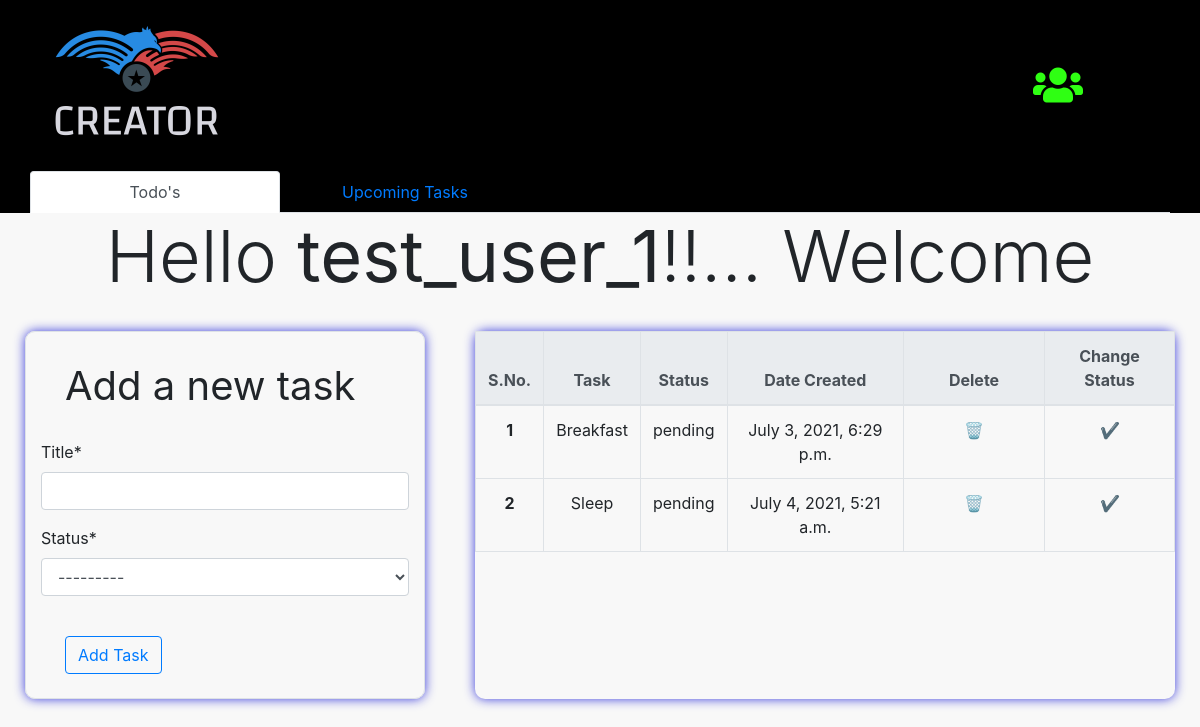
Screenshot of / (signed in) with the database file from the repository.
### home/models.py (models this page shows, shortened)
class Todo(models.Model):
    title = models.CharField(max_length = 1000)
    status = models.CharField(max_length = 10, choices = status_choices)
    user = models.ForeignKey(User, on_delete = models.CASCADE)
    date_created = models.DateTimeField(auto_now_add = True)

### home/views.py (the view, shortened to what this page needs)
# urls.py: path('', Index, name = 'home'),
def Index(request):
    if request.method == 'POST':
        user = request.user
        form = TodoForm(request.POST)
        if form.is_valid():
            todo = form.save(commit = False)
            todo.user = user
            todo.save()
            return redirect('home')
        else:
            return render(request, 'index.html', {'form': form})
    else:
        if request.user.is_authenticated:
            user = request.user
            form = TodoForm()
            todos = Todo.objects.filter(user = user)
            context = {
                'form': form,
                'todos': todos
            }
            return render(request, 'index.html', context)

### home/forms.py
class TodoForm(ModelForm):
    class Meta:
        model = Todo
        fields = ['title', 'status']
        widget = {
            'title': forms.TextInput(attrs = {'class': 'form-control'}),
            'status': forms.TextInput(attrs = {'class': 'form-control'})
        }

### home/templates/index.html (shortened to what this page needs)
{% extends 'base.html' %}
{% load crispy_forms_tags %}
{% block content %}
    {% if user.is_authenticated %}
    <div class = "container-fluid" style = "background-color: #000;">
        <div id = 'tabs' class = "container-fluid text-center" style = "max-width: 1280px;">
          <ul class="nav nav-tabs">
            <li class="nav-item" style = "width: 250px;">
              <a class="nav-link active" aria-current="page" href="/">Todo's</a>
            </li>
            <li class="nav-item" style = "width: 250px;">
              <a class="nav-link" href="{% url 'upcoming' %}">Upcoming  Tasks</a>
            </li>
          </ul>
        </div>
    </div>
    <div class = "container text-center">
        <h1 class = "display-3"> Hello <strong>{{user}}</strong>!!... Welcome </h1>
    </div>
    <div class = "container-fluid">
        <div class = "row">
            <div id = "task" class = "container col-lg-4 border  mt-4 mb-5">
                <form method = "POST">
                    <p class = "m-4" style = "font-size: 40px;"> Add a new task </p>
                    {{form|crispy}}
                    <input type = "submit" class = "btn btn-md btn-outline-primary m-4" value = "Add Task">
                </form>
            </div>
            <div id = "task" class = "container col-lg-7 mt-4 mb-5 p-0">
                {% if todos|length == 0 %}
                    <div class = "container text-center p-5">
                        <br>
                        <br>
                        <br>
                        <br>
                        <h1 class = "alert alert-primary"> No Tasks!!!... </h1>
                    </div>
                {% else %}
                    <table class="table table-bordered">
                        <thead class="thead-light">
                        <tr>
                            <th class = "text-center" scope="col">S.No.</th>
                            <th class = "text-center" scope="col">Task</th>
                            <th class = "text-center" scope="col">Status</th>
                            <th class = "text-center" scope="col">Date Created</th>
                            <th class = "text-center" scope="col">Delete</th>
                            <th class = "text-center" scope="col">Change Status</th>
                        </tr>
                        </thead>
                        <tbody>
                            {% for todo in todos %}
                            <tr>
                                <th class = "text-center" scope="row">{{forloop.counter}}</th>
                                <td class = "text-center">{{todo.title}}</td>
                                <td class = "text-center">{{todo.status}}</td>
                                <td class = "text-center">{{todo.date_created}}</td>
                                <td class = "text-center"><a class = "m-5" href = 'delete_task/{{todo.id}}'> 🗑 </a></td>
                                {% if todo.status == 'pending' %}
                                <td class = "text-center"><a href = "change_status/{{todo.id}}/completed" title = "Mark as complete">✔️</a></td>
                                {% else %}
                                <td class = "text-center"><a href = "change_status/{{todo.id}}/pending" title = "Mark as pending">⏱️</a></td>
                                {% endif %}
                            </tr>
                            {% endfor %}
                        </tbody>
                    </table>
                {% endif %}
            </div>
        </div>
    </div>
    {% else %}
    <div class = "container text-center">
        <h1 class = "display-3"> Hello User!!!... <br> Authenticate yourself first </h1>
    </div>
    {% endif %}
{% endblock %}

### home/templates/base.html (style rules this page uses)
body { background-color: #F8F8F8 !important; }
#task { box-shadow: 0 0 11px rgba(17, 20, 212, 0.822); border-radius: 10px; }
#tabs ul li a { text-decoration: none; }

### rows the page displays
Todo: title "Breakfast", status "pending", date_created "July 3, 2021, 6:29 p.m."
Todo: title "Sleep", status "pending", date_created "July 4, 2021, 5:21 a.m."

### other values shown
{{ user }} "test_user_1"
